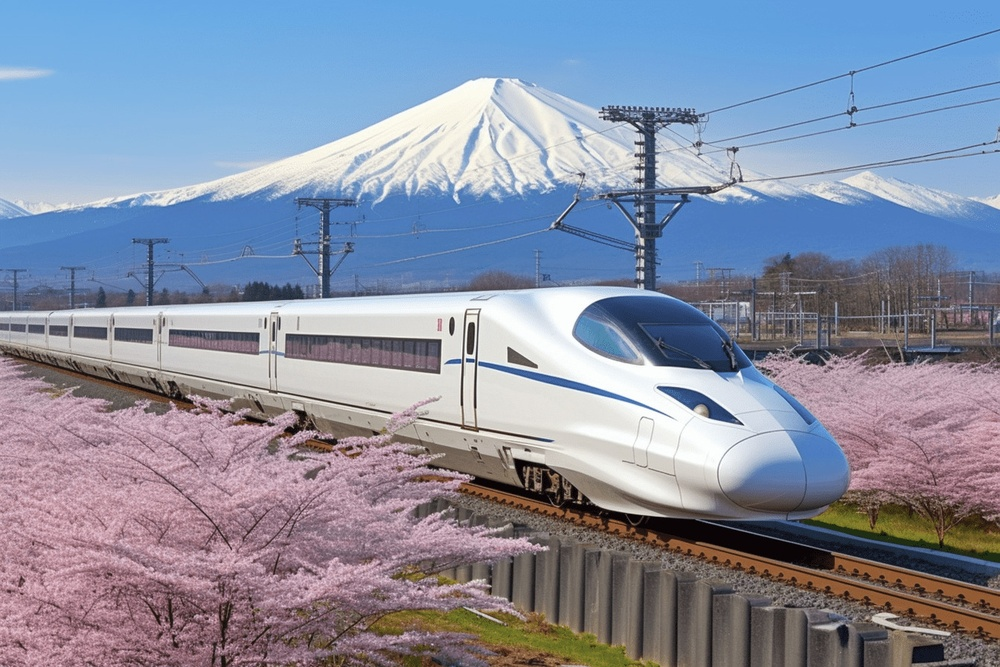
#> input picture Train.jpg, 1000 x 667 px, shrunk from 1344 x 896 before the run
$ python canny2.py
#> lines starting #> are read from the running program, lines starting #| are printed output that depends on the picture
import cv2
import matplotlib.pyplot as plt

# Load the image
image = cv2.imread('Train.jpg', cv2.IMREAD_GRAYSCALE)
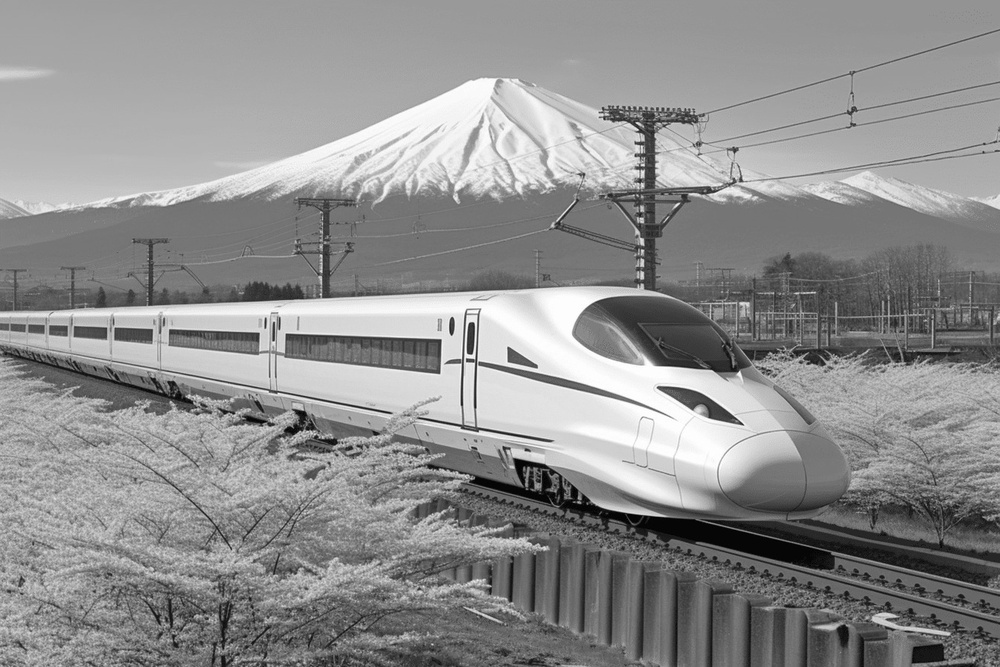
#> image: shape (667, 1000); min 0, max 255, mean 142.3

# Apply Gaussian Blur to smooth the image
blurred_image = cv2.GaussianBlur(image, (5, 5), 1.4)

# Perform Canny Edge Detection
edges = cv2.Canny(blurred_image, 50, 150)
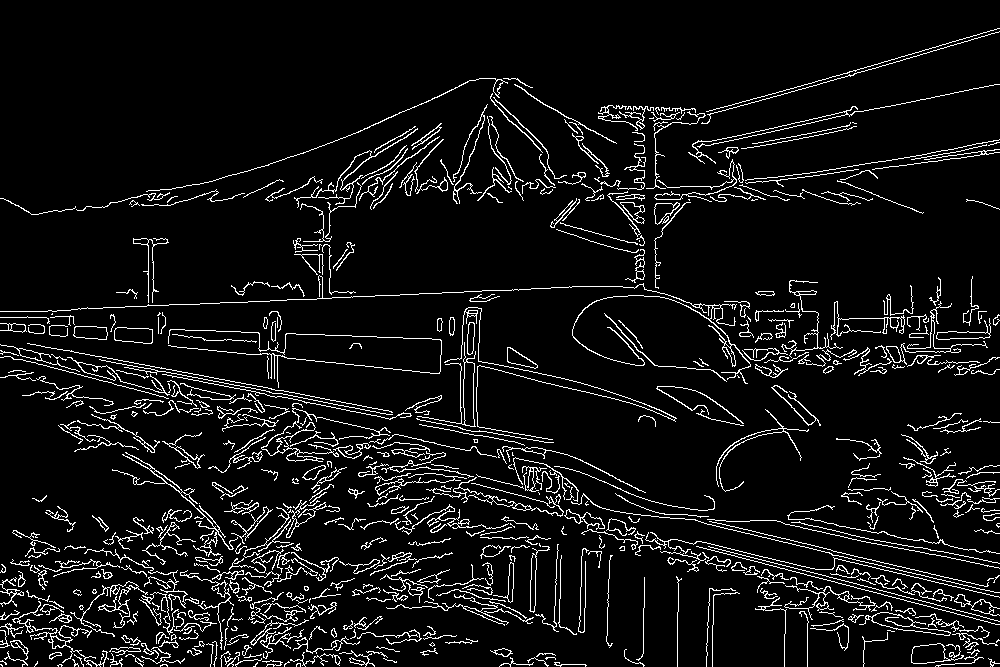
#> edges: shape (667, 1000); 7.2% white in thin lines or dots

# Display the original image and the edges
plt.figure(figsize=(10, 5))
plt.subplot(121), plt.imshow(image, cmap='gray')
plt.title('Original Image'), plt.axis('off')
plt.subplot(122), plt.imshow(edges, cmap='gray')
plt.title('Canny Edges'), plt.axis('off')
plt.show()
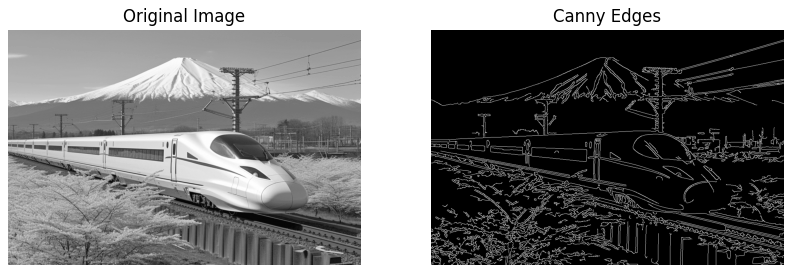
#> figure drawn by matplotlib, 2 panels
